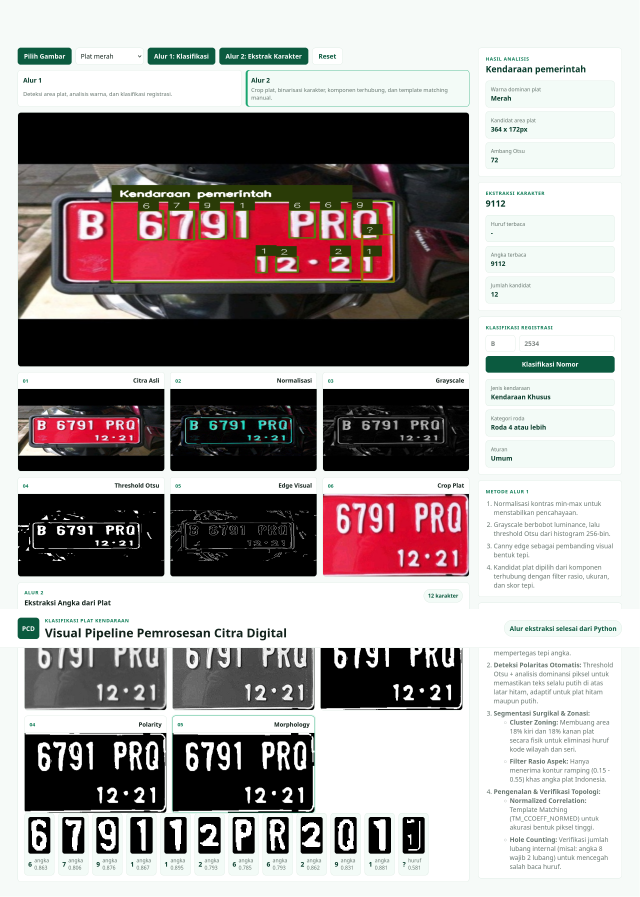
#> input picture image.png, 1920 x 2691 px (shown at 1/3 size); its folder holds only this picture in this run
$ python -i character_segmentation.py   (imports and definitions only)
#> lines starting #> are read from the running program, lines starting #| are printed output that depends on the picture; after the words box and inside, x2 and y2 are one past the last pixel; in counts of white or black regions, pixels touching at a corner belong together
#> further down, picture is the input picture: shape (2691, 1920, 3); mean B, G, R 159.1, 159.7, 166.7
import cv2 as cv
import numpy as np
import os

def preprocess_plate_for_characters(plate_img):
    if plate_img is None:
        return None, {}

    stages = {}

    # 1. Grayscale
    gray = cv.cvtColor(plate_img, cv.COLOR_BGR2GRAY)
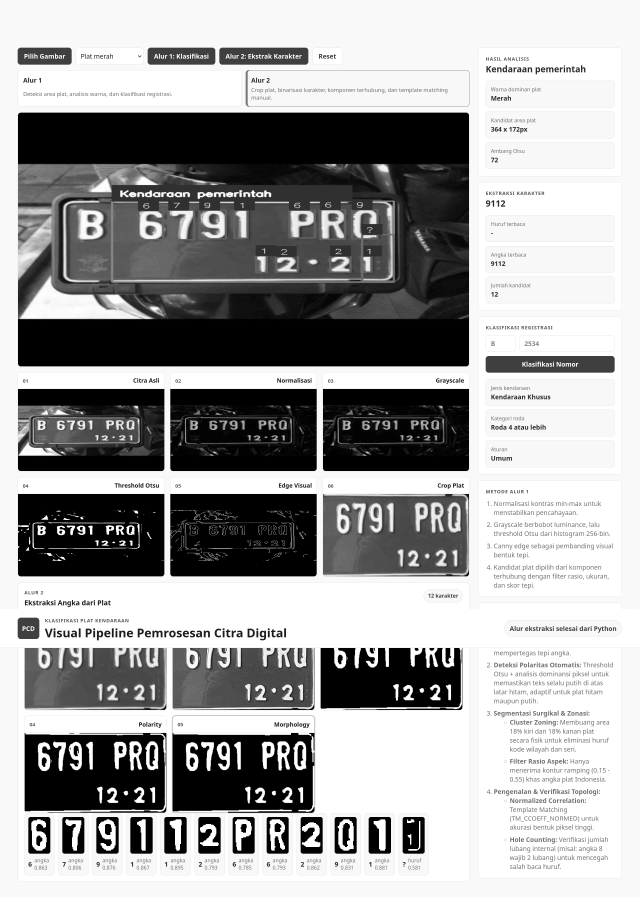
#> gray: shape (2691, 1920) (shown at 1/3 size); min 0, max 255, mean 161.8
    stages["char_gray"] = gray.copy()

    # 2. Sharpening
    kernel_sharpen = np.array([[0, -1, 0], [-1, 5, -1], [0, -1, 0]])
    sharpened = cv.filter2D(gray, -1, kernel_sharpen)
    stages["char_sharpen"] = sharpened.copy()

    # 3. Blur
    blur = cv.GaussianBlur(sharpened, (3, 3), 0)

    # 4. Otsu Threshold
    _, thresh = cv.threshold(blur, 0, 255, cv.THRESH_BINARY + cv.THRESH_OTSU)
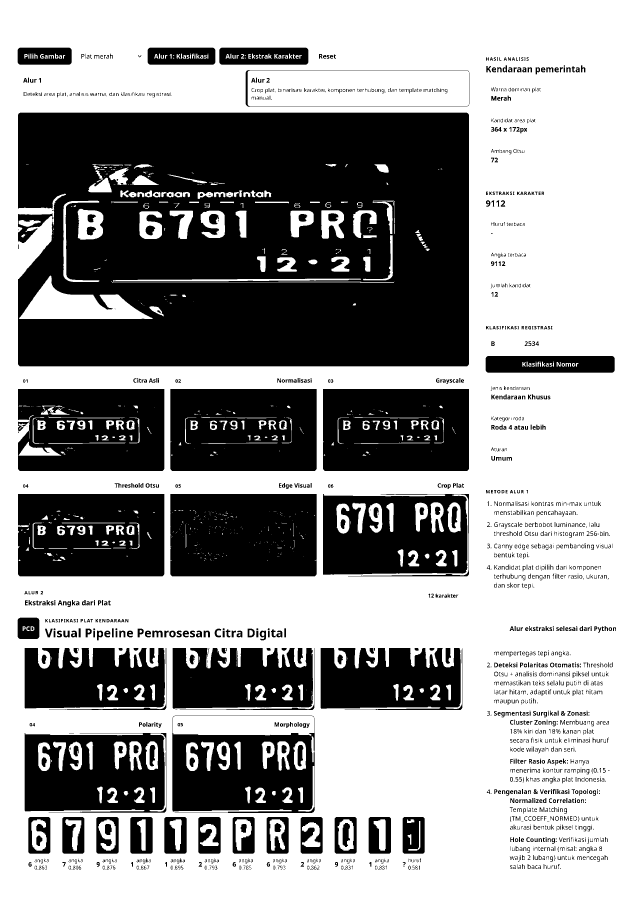
#> thresh: shape (2691, 1920) (shown at 1/3 size); 59.7% white; 1926 black regions (389 under 20 px), largest, box (x1, y1, x2, y2) and area: (54, 338, 1407, 1099) 925704, (511, 1482, 950, 1729) 107488, (511, 1167, 950, 1413) 102821
    stages["char_thresh_raw"] = thresh.copy()

    # 5. Polarity Correction
    white_pixels = cv.countNonZero(thresh)
#> white_pixels = 3082540
    total_pixels = thresh.shape[0] * thresh.shape[1]
#> total_pixels = 5166720
    if white_pixels > total_pixels / 2:
        thresh = cv.bitwise_not(thresh)
    stages["char_polarity"] = thresh.copy()

    # 6. Morphology (Gunakan kernel 3x3 agar karakter yang terputus menyambung)
    kernel = cv.getStructuringElement(cv.MORPH_RECT, (3, 3))
    morph = cv.morphologyEx(thresh, cv.MORPH_OPEN, kernel, iterations=1)
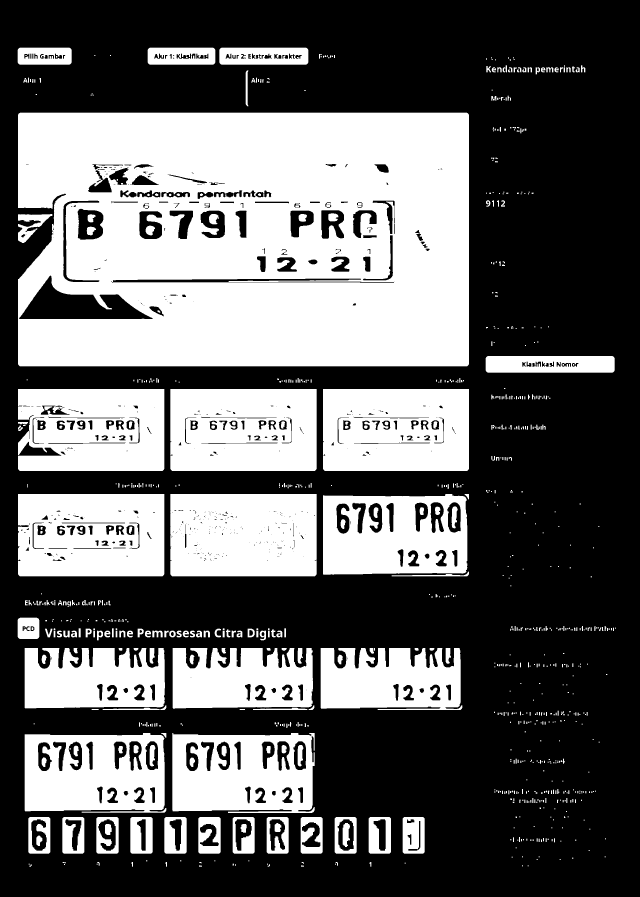
#> morph: shape (2691, 1920) (shown at 1/3 size); 39.2% white; 947 white regions (438 under 20 px), largest, box (x1, y1, x2, y2) and area: (54, 338, 1407, 1099) 924436, (511, 1482, 950, 1729) 107332, (511, 1167, 950, 1413) 102743
    morph = cv.morphologyEx(morph, cv.MORPH_CLOSE, kernel, iterations=1)
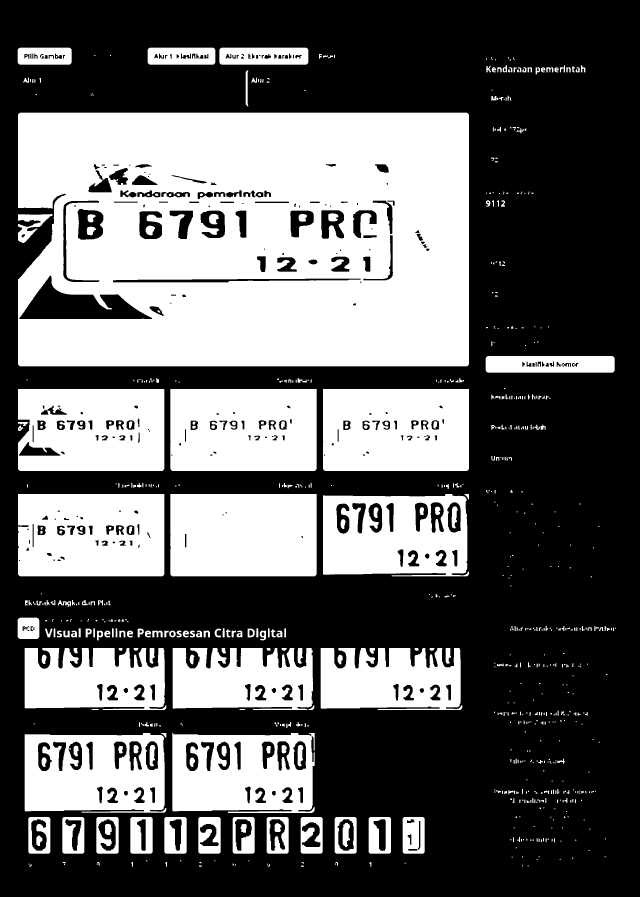
#> morph: shape (2691, 1920) (shown at 1/3 size); 39.5% white; 730 white regions (256 under 20 px)
    stages["char_morph"] = morph.copy()

    return morph, stages

def filter_character_contours(contours, plate_shape):
    plate_h, plate_w = plate_shape[:2]
    filtered_contours = []

    for c in contours:
        x, y, w, h = cv.boundingRect(c)
        aspect_ratio = w / float(h)
        area = cv.contourArea(c)

        # HEURISTIK DIGIT (DIPERKETAT KEMBALI)
        # Tinggi minimal 30% untuk menghindari deteksi noise kecil
        if h > plate_h * 0.30 and h < plate_h * 0.95:
            # Aspect ratio fleksibel (0.1 - 0.9) - menghindari objek terlalu lebar/tipis
            if 0.1 <= aspect_ratio <= 0.9:
                # Area minimal disesuaikan agar tidak menangkap noise kecil
                if area > 100 and w >= 5:
                    # Ambil lebar plat yang lebih relevan (Tengah saja: 15% - 85%)
                    x_rel = x / plate_w
                    if 0.15 <= x_rel <= 0.85:
                        # Filter posisi Y (lebih ketat)
                        if y < plate_h * 0.90:
                            filtered_contours.append(c)

    return filtered_contours

def sort_character_contours(contours):
    # Urutkan berdasarkan posisi X (kiri ke kanan)
    if not contours:
        return []
    bounding_boxes = [cv.boundingRect(c) for c in contours]
    contours_sorted = [c for _, c in sorted(zip(bounding_boxes, contours), key=lambda b: b[0][0])]
    return contours_sorted

# [33 lines left out: function normalize_character_image, not called in this run]

def segment_characters(plate_img):
    if plate_img is None:
        return [], None, {}

    thresh, stages = preprocess_plate_for_characters(plate_img)
#> stages = 5 items
    if thresh is None:
        return [], None, {}

    # Cari kontur (menggunakan RETR_EXTERNAL agar hanya kontur luar)
    contours, _ = cv.findContours(thresh, cv.RETR_EXTERNAL, cv.CHAIN_APPROX_SIMPLE)
#> contours = 666 contours, 383 with area under 20; largest, box (x1, y1, x2, y2) and area: (54, 338, 1407, 1099) 1010794, (511, 1482, 950, 1729) 107711, (54, 1482, 493, 1729) 107523, (511, 1167, 950, 1413) 107280, (969, 1167, 1407, 1413) 107035

    filtered = filter_character_contours(contours, plate_img.shape)
#> the loop in filter_character_contours, `for c in contours:` made 666 passes
#> (x, y, w, h, aspect_ratio, area) on passes 12, 13, 16: (1108, 2586, 6, 14, 0.429, 34.5), (1005, 2586, 9, 11, 0.818, 30), (496, 2586, 5, 14, 0.357, 32.5)
#> after the loop in filter_character_contours, `for c in contours:`: filtered_contours = []
#> filtered = []
    sorted_contours = sort_character_contours(filtered)
#> sorted_contours = []

    characters = []

    for c in sorted_contours:
        x, y, w, h = cv.boundingRect(c)

        # Padding lebih besar (4px) agar karakter tidak terpotong ketat
        pad = 4
        y1 = max(0, y - pad)
        y2 = min(thresh.shape[0], y + h + pad)
        x1 = max(0, x - pad)
        x2 = min(thresh.shape[1], x + w + pad)

        char_img = thresh[y1:y2, x1:x2]

        norm_char = normalize_character_image(char_img)
        characters.append((norm_char, (x, y, w, h)))
#> this loop made 0 passes
#> after the loop, characters = []

    return characters, thresh, stages

# [21 lines left out: function save_segmented_characters, not called in this run]

>>> import cv2
>>> picture = cv2.imread('image.png')
>>> result = segment_characters(picture)
